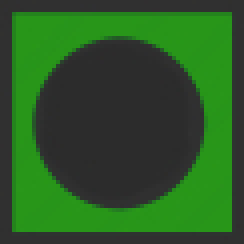
#> input picture Othello/black_square.jpeg, 61 x 61 px (shown 4 times larger); the run also reads 1 picture not shown here
$ jupyter execute Othello_Game.ipynb
#> lines starting #> are read from the running program, lines starting #| are printed output that depends on the picture
[cell 1]
# Created by Luke Sabor (lukesabor@gmail.com)
# last updated Mar 3, 2021
# This creates and runs othello, also generates Counterfactuals

[cell 2]
import random
from PIL import Image
import pandas as pd
import os
from pptx import Presentation
from pptx.util import Inches

[cell 3]
#Othello.py
#http://dhconnelly.com/paip-python/docs/paip/othello.html

#The outside edge is marked ?, empty squares are ., black is @, and white is o.
#The black and white pieces represent the two players.
EMPTY, BLACK, WHITE, OUTER = '.', 'Black', 'White', '?'
PIECES = (EMPTY, BLACK, WHITE, OUTER)
PLAYERS = {BLACK: 'Black', WHITE: 'White'}

#To refer to neighbor squares we can add a direction to a square.
UP, DOWN, LEFT, RIGHT = -10, 10, -1, 1
UP_RIGHT, DOWN_RIGHT, DOWN_LEFT, UP_LEFT = -9, 11, 9, -11
DIRECTIONS = (UP, UP_RIGHT, RIGHT, DOWN_RIGHT, DOWN, DOWN_LEFT, LEFT, UP_LEFT)

#List all the valid squares on the board.
def squares():
    return [i for i in range(11, 89) if 1 <= (i % 10) <= 8]

#Create a new board with the initial black and white positions filled.
#The middle four squares should hold the initial piece positions.
def initial_board():
    board = [OUTER] * 100
    for i in squares():
        board[i] = EMPTY
    board[44], board[45] = WHITE, BLACK
    board[54], board[55] = BLACK, WHITE
    return board

#Get a string representation of the board.
# [7 lines left out: function print_board, not called in this run]

#Images for displaying board nicely
black_sq    = Image.open("black_square.jpeg")
#> black_sq is the input picture: PIL image 61x61 RGB; mean R, G, B 42.9, 90, 37.2
white_sq    = Image.open("white_square.jpeg")
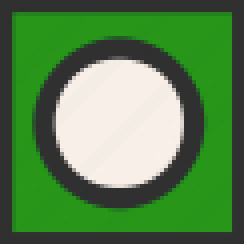
#> input picture Othello/white_square.jpeg, 61 x 61 px (shown 4 times larger)
#> white_sq is the input picture: PIL image 61x61 RGB; mean R, G, B 88.2, 133.3, 79
empty_sq    = Image.open("empty_square.jpeg")
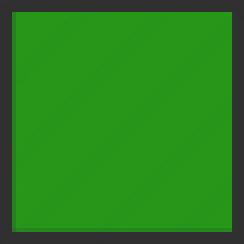
#> input picture Othello/empty_square.jpeg, 61 x 61 px (shown 4 times larger)
#> empty_sq is the input picture: PIL image 61x61 RGB; mean R, G, B 41.2, 130.2, 29.6
outer_sq    = Image.open("boarder_square.jpeg")
square_size = black_sq.size
#> square_size = (61, 61)
board_image_size = tuple(8*i for i in square_size)
#> board_image_size = (488, 488)
sq_key = {
    BLACK : black_sq,
    WHITE : white_sq,
    EMPTY : empty_sq,
    OUTER : outer_sq
}
#Displays a nice version of the board. Very legible.
# [25 lines left out: functions display_board, return_board, not called in this run]


#Playing the game
#We need functions to get moves from players, check to make sure that the moves are legal,
#apply the moves to the board, and detect when the game is over.

#Checking moves
#A move must be both valid and legal: it must refer to a real square, and it must form a
#bracket with another piece of the same color with pieces of the opposite color in between.

#Is move a square on the board?

def is_valid(move):
    return isinstance(move, int) and move in squares()

#Get player's opponent piece.
def opponent(player):
    return BLACK if player is WHITE else WHITE

#Find a square that forms a bracket with square for player in the given direction. Returns
#None if no such square exists.
def find_bracket(square, player, board, direction):
    bracket = square + direction
    if board[bracket] == player:
        return None
    opp = opponent(player)
    while board[bracket] == opp:
        bracket += direction
    return None if board[bracket] in (OUTER, EMPTY) else bracket

#Is this a legal move for the player?
def is_legal(move, player, board):
    hasbracket = lambda direction: find_bracket(move, player, board, direction)
    return board[move] == EMPTY and any(map(hasbracket, DIRECTIONS))

#Making moves
#When the player makes a move, we need to update the board and flip all the bracketed pieces.
#Update the board to reflect the move by the specified player.

def make_move(move, player, board):
    board[move] = player
    for d in DIRECTIONS:
        make_flips(move, player, board, d)
    return board

#Flip pieces in the given direction as a result of the move by player.
def make_flips(move, player, board, direction):
    bracket = find_bracket(move, player, board, direction)
    if not bracket:
        return
    square = move + direction
    while square != bracket:
        board[square] = player
        square += direction

#Monitoring players
class IllegalMoveError(Exception):

    # [4 lines left out: function __init__, not called in this run]

    def __str__(self):
        return '%s cannot move to square %d' % (PLAYERS[self.player], self.move)

#Get a list of all legal moves for player.
def legal_moves(player, board):
    return [sq for sq in squares() if is_legal(sq, player, board)]

#Can player make any moves?
def any_legal_move(player, board):
    return any(is_legal(sq, player, board) for sq in squares())

#Putting it all together
#Each round consists of:
#Get a move from the current player.
#Apply it to the board.
#Switch players. If the game is over, get the final score.

#Play a game of Othello and return the final board, score, and a record of taken moves.
def play(black_strategy, white_strategy,starting_board = initial_board(),starting_player = BLACK,turn_limit = -1):
    move_record = []
    board = starting_board
    player = starting_player
    strategy = lambda who: black_strategy if who == BLACK else white_strategy
    while (player is not None) and (turn_limit != 0):
        move = get_move(strategy(player), player, board)
        move_record.append(move)
        make_move(move, player, board)
        if not any_legal_move(opponent(player),board):
            move_record.append(None)
        player = next_player(board, player)
        turn_limit -= 1
    return board, score(BLACK, board), move_record

#Which player should move next? Returns None if no legal moves exist.
def next_player(board, prev_player):
    opp = opponent(prev_player)
    if any_legal_move(opp, board):
        return opp
    elif any_legal_move(prev_player, board):
        return prev_player
    return None

#Call strategy(player, board) to get a move.
def get_move(strategy, player, board):
    copy = list(board) # copy the board to prevent cheating
    move = strategy(player, copy)
    if not is_valid(move) or not is_legal(move, player, board):
        raise IllegalMoveError(player, move, copy)
    return move

#Compute player's score (number of player's pieces minus opponent's).
# [124 lines left out: functions score, display_game, board_state_at, save_game_df, save_game_pptx, not called in this run]

[cell 4]
#Play strategies
#Random
#The easiest strategy to implement simply picks a move at random.
#A strategy that always chooses a random legal move.
def random_strategy(player, board):
    return random.choice(legal_moves(player, board))

#Local maximization
#A more sophisticated strategy could look at every available move and evaluate them in
#some way. This consists of getting a list of legal moves, applying each one to a copy
#of the board, and choosing the move that results in the "best" board.
#Construct a strategy that chooses the best move by maximizing evaluate(player, board)
#over all boards resulting from legal moves.
# [10 lines left out: function maximizer, not called in this run]

#One possible evaluation function is score. A strategy constructed with maximizer(score)
#will always make the move that results in the largest immediate gain in pieces.
#A more advanced evaluation function might consider the relative worth of each square on
#the board and weight the score by the value of the pieces held by each player. Since corners
#and (most) edge squares are very valuable, we could weight those more heavily, and add
#negative weights to the squares that, if acquired, could lead to the opponent capturing
#the corners or edges.
#A strategy constructed as maximizer(weighted_score), then, will always return the move
#that results in the largest immediate weighted gain in pieces.
#Compute the difference between the sum of the weights of player's squares and the sum
#of the weights of opponent's squares.
SQUARE_WEIGHTS = [
    0,   0,   0,   0,   0,   0,   0,   0,   0,   0,
    0, 120, -20,  20,   5,   5,  20, -20, 120,   0,
    0, -20, -40,  -5,  -5,  -5,  -5, -40, -20,   0,
    0,  20,  -5,  15,   3,   3,  15,  -5,  20,   0,
    0,   5,  -5,   3,   3,   3,   3,  -5,   5,   0,
    0,   5,  -5,   3,   3,   3,   3,  -5,   5,   0,
    0,  20,  -5,  15,   3,   3,  15,  -5,  20,   0,
    0, -20, -40,  -5,  -5,  -5,  -5, -40, -20,   0,
    0, 120, -20,  20,   5,   5,  20, -20, 120,   0,
    0,   0,   0,   0,   0,   0,   0,   0,   0,   0,
]
# [30 lines left out: functions weighted_score, anti_weighted_score, unweighted_score, not called in this run]

#this bot goes for corners, and otherwise goes for unweighted score
def corners(player, board):
    opp = opponent(player)
    total = 0
    for sq in squares():
        value = 64 if sq in [11,18,81,88] else 1
        if board[sq] == player:
            total += value
        elif board[sq] == opp:
            total -= value
    return total

#this strategy minimizes opponent's options
# [12 lines left out: functions defense, optionality, not called in this run]

#this strategy maximizes the difference in options
def control(player,board):
    return(optionality(player,board)+defense(player,board))

#kind of a joke
def score_minimizer(player,board):
    return(-unweighted_score(player,board))

#rudimentary version of control (doesn't simulate opponent's game plays)
def simple_control(player,board):
    return(len(legal_moves(player,board))-len(legal_moves(opponent(player),board)))

#this strategy prefers to play on the left whenever possible
LEFTY_WEIGHTS = [
    0,   0,   0,   0,   0,   0,   0,   0,   0,   0,
    0, 140,   0,  40,  25,   5,  20, -20, 120,   0,
    0,   0, -20,  15,  15,  -5,  -5, -40, -20,   0,
    0,  40,  15,  35,  23,   3,  15,  -5,  20,   0,
    0,  25,  15,  23,  23,   3,   3,  -5,   5,   0,
    0,  25,  15,  23,  23,   3,   3,  -5,   5,   0,
    0,  40,  15,  35,  23,   3,  15,  -5,  20,   0,
    0,   0, -20,  15,  15,  -5,  -5, -40, -20,   0,
    0, 140,   0,  40,  25,   5,  20, -20, 120,   0,
    0,   0,   0,   0,   0,   0,   0,   0,   0,   0,
]
# [47 lines left out: functions lefty, minimax, not called in this run]

#Values for endgame boards are big constants.
MAX_VALUE = sum(map(abs, SQUARE_WEIGHTS))
MIN_VALUE = -MAX_VALUE

#The game is over--find the value of this board to player.
# [13 lines left out: functions final_value, minimax_searcher, not called in this run]

#Alpha-Beta search
#Minimax is very effective, but it does too much work: it evaluates many search trees that
#should be ignored.
#Consider what happens when minimax is evaluating two moves, M1 and M2, on one level of a
#search tree. Suppose minimax determines that M1 can result in a score of S. While
#evaluating M2, if minimax finds a move in its subtree that could result in a better score
#than S, the algorithm should immediately quit evaluating M2: the opponent will force us to
#play M1 to avoid the higher score resulting from M1, so we shouldn't waste time determining
#just how much better M2 is than M1.
#We need to keep track of two values:

#alpha: the maximum score achievable by any of the moves we have encountered.
#beta: the score that the opponent can keep us under by playing other moves.
#When the algorithm begins, alpha is the smallest value and beta is the largest value. During
#evaluation, if we find a move that causes alpha >= beta, then we can quit searching this
#subtree since the opponent can prevent us from playing it.

#Find the best legal move for player, searching to the specified depth. Like minimax, but
#uses the bounds alpha and beta to prune branches.
#Like in minimax, the value of a board is the opposite of its value to the opponent. We pass
#in -beta and -alpha as the alpha and beta values, respectively, for the opponent, since alpha
#represents the best score we know we can achieve and is therefore the worst score achievable
#by the opponent. Similarly, beta is the worst score that our opponent can hold us to, so it
#is the best score that they can achieve.
#If one of the moves leads to a better score than the current best achievable score, then
#replace it with this one.
#If one of the legal moves leads to a better score than beta, then the opponent will avoid
#this branch, so we can quit looking.
def alphabeta(player, board, alpha, beta, depth, evaluate):
    if depth == 0:
        return evaluate(player, board), None
    def value(board, alpha, beta):
        return -alphabeta(opponent(player), board, -beta, -alpha, depth-1, evaluate)[0]

    moves = legal_moves(player, board)
    if not moves:
        if not any_legal_move(opponent(player), board):
            return final_value(player, board), None
        return value(board, alpha, beta), None

    best_move = moves[0]
    for move in moves:
        if alpha >= beta:
            break
        val = value(make_move(move, player, list(board)), alpha, beta)
        if val == alpha:
            best_move = random.choice([best_move,move])
        if val > alpha:
            alpha = val
            best_move = move
    return alpha, best_move

def alphabeta_searcher(depth, evaluate):
    def strategy(player, board):
        return alphabeta(player, board, MIN_VALUE, MAX_VALUE, depth, evaluate)[1]
    return strategy

[cell 5]
#This is the way to set up a counterfactual

def play_games(number_of_games,game_type,black_bot,white_bot,starting_board = initial_board(),
               intervention_record = [],intervention_turn = 61,save_game = True,runback = 0):
#> called with number_of_games = 1, game_type = 'base_game', intervention_turn = 24, save_game = True, runback = 0
    game_path = 'othello_results/'+game_type + '__'+black_bot[1]+'_black_vs_'+white_bot[1]+'_white'
    df = pd.DataFrame()
    for game_no in range(1,number_of_games+1):
        game_name = game_type+'_'+str(game_no)
        bd,black_score,record = play(black_bot[0],white_bot[0],list(starting_board),BLACK)
        record = intervention_record + record
        game_info = {
            'Game_no':[game_no],
            'End_board':[bd],
            'Black_score':[black_score],
            'Winner':'Tie' if black_score == 0 else (black_bot[1]+" Black" if black_score > 0 else white_bot[1]+" White"),
            'Move_record': [record]
        }
        #save_game_df(record,game_path,game_name,game_info['Winner'])
        if save_game:
            save_game_pptx(record,game_path,game_name,game_info['Winner'])
        df = df.append(pd.DataFrame(game_info))
#         display_board(bd)
#         print(black_score)
        print(game_info['Winner'])
    df.to_csv(game_path+'/'+game_type+'_run_summary.csv')

    if game_type == 'base_game':
        cf_game_name = 'cf_base'
        cf_game_record = record[0:intervention_turn]
        intervention_board = save_game_df(cf_game_record,game_path,cf_game_name,'N.A.')
        save_game_pptx(cf_game_record,game_path,cf_game_name,'N.A.')
        if runback == 0:
            return(intervention_board,cf_game_record)
        else:
            runback_record = cf_gema_record[:-runback]
            runback_board = board_state_at(runback_record)
            return(intervention_board,cf_game_record,runback_board,runback_record)
    print('done with',game_type)
